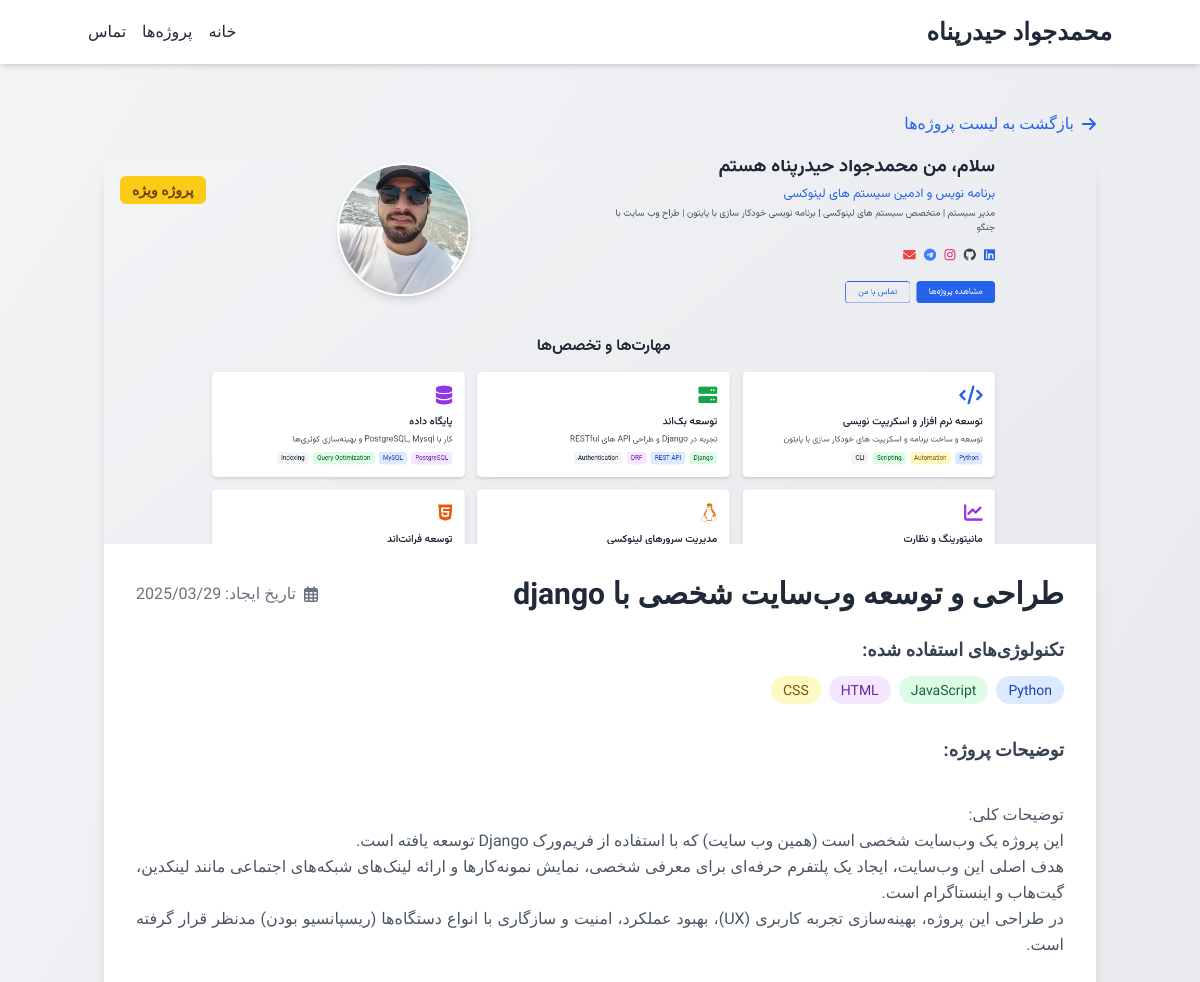
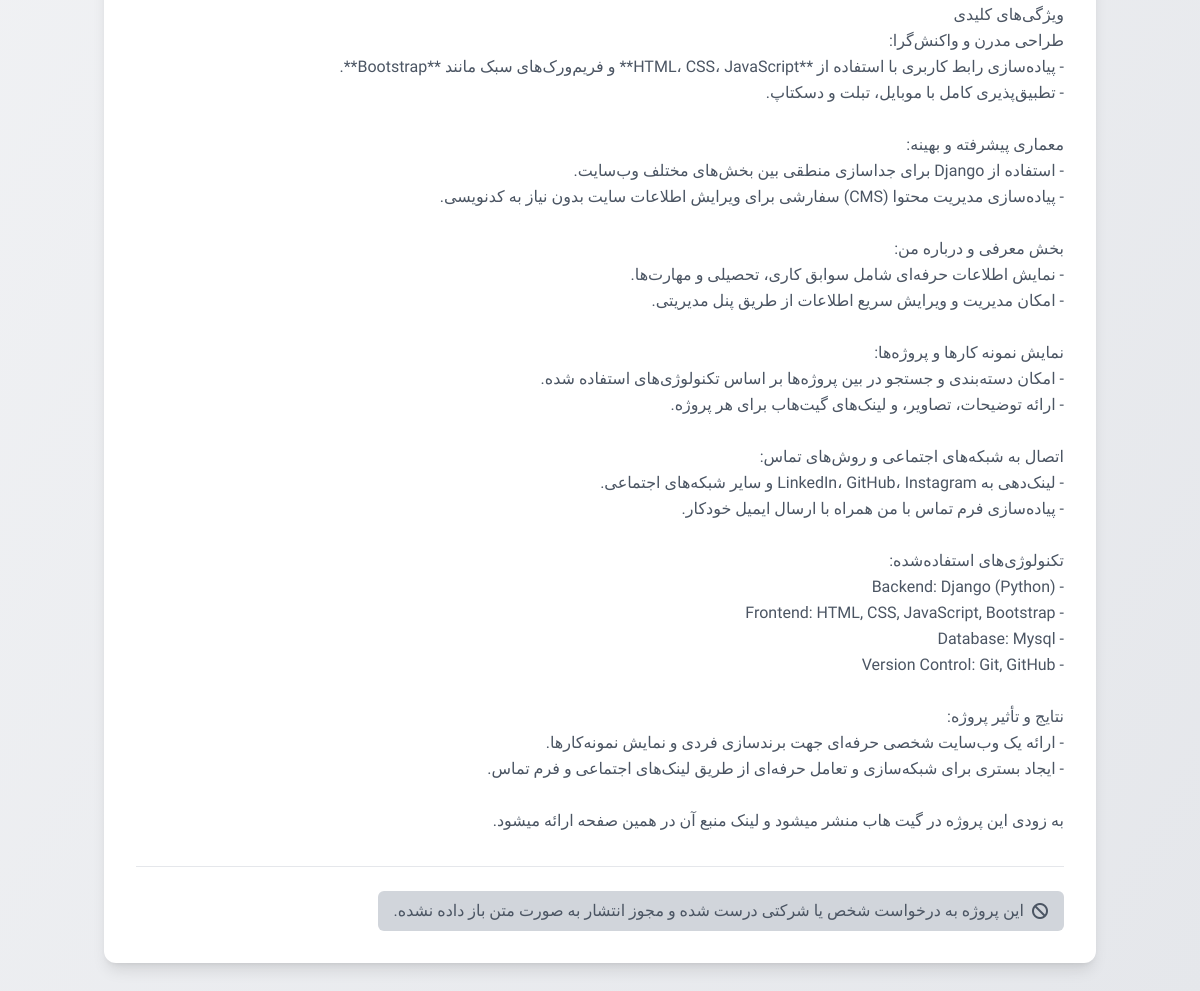
Screenshot of /projects/8/ with the database file from the repository (2 pictures, top to bottom).
### portfolio/models.py (models this page shows)
class Project(models.Model):
    title = models.CharField(max_length=100)
    description = models.TextField()
    full_description = models.TextField(blank=True, null=True)
    image = models.ImageField(upload_to='project_images/')
    url = models.URLField(blank=True)
    github_url = models.URLField(blank=True)
    technologies = models.CharField(max_length=200, blank=True)
    technologies2 = models.CharField(max_length=200, blank=True)
    technologies3 = models.CharField(max_length=200, blank=True)
    technologies4 = models.CharField(max_length=200, blank=True)
    date_created = models.DateField(auto_now_add=True)
    is_featured = models.BooleanField(default=False)

### portfolio/views.py (the view)
# urls.py: path('projects/<int:pk>/', views.project_detail, name='project_detail'),
def project_detail(request, pk):
    project = get_object_or_404(Project, pk=pk)
    return render(request, 'project_detail.html', {'project': project})

### templates/project_detail.html (shortened to what this page needs)
{% extends 'base.html' %}
{% load static %}
{% block content %}
<div class="container mx-auto px-4 py-12">
    <div class="max-w-5xl mx-auto">
        <a href="{% url 'projects' %}" class="inline-flex items-center text-blue-600 hover:text-blue-800 mb-6 transition-colors duration-300">
            <i class="fas fa-arrow-right ml-2"></i>
            <span>بازگشت به لیست پروژه‌ها</span>
        </a>
        <div class="bg-white rounded-xl shadow-lg overflow-hidden">
            <div class="relative h-96 overflow-hidden">
                <img src="{{ project.image.url }}" alt="{{ project.title }}"
                     class="w-full h-full object-cover object-center">
                {% if project.is_featured %}
                <span class="absolute top-4 left-4 bg-yellow-400 text-yellow-900 px-3 py-1 rounded-md text-sm font-bold">
                    پروژه ویژه
                </span>
                {% endif %}
            </div>
            <div class="p-8">
                <div class="flex flex-col md:flex-row md:justify-between md:items-center mb-6">
                    <h1 class="text-3xl font-bold text-gray-800">{{ project.title }}</h1>
                    <div class="flex items-center text-gray-500 mt-2 md:mt-0">
                        <i class="far fa-calendar-alt ml-2"></i>
                        <span>تاریخ ایجاد: {{ project.date_created|date:"Y/m/d" }}</span>
                    </div>
                </div>
                {% if project.technologies or project.technologies2 or project.technologies3 or project.technologies4 %}
                <div class="mb-8">
                    <h3 class="text-lg font-semibold text-gray-700 mb-3">تکنولوژی‌های استفاده شده:</h3>
                    <div class="flex flex-wrap gap-2">
                        {% if project.technologies %}
                            {% for tech in project.technologies.split %}
                            <span class="bg-blue-100 text-blue-800 px-3 py-1 rounded-full text-sm">{{ tech }}</span>
                            {% endfor %}
                        {% endif %}
                        {% if project.technologies2 %}
                            {% for tech in project.technologies2.split %}
                            <span class="bg-green-100 text-green-800 px-3 py-1 rounded-full text-sm">{{ tech }}</span>
                            {% endfor %}
                        {% endif %}
                        {% if project.technologies3 %}
                            {% for tech in project.technologies3.split %}
                            <span class="bg-purple-100 text-purple-800 px-3 py-1 rounded-full text-sm">{{ tech }}</span>
                            {% endfor %}
                        {% endif %}
                        {% if project.technologies4 %}
                            {% for tech in project.technologies4.split %}
                            <span class="bg-yellow-100 text-yellow-800 px-3 py-1 rounded-full text-sm">{{ tech }}</span>
                            {% endfor %}
                        {% endif %}
                    </div>
                </div>
                {% endif %}
                <div class="mb-8">
                    <h3 class="text-lg font-semibold text-gray-700 mb-3">توضیحات پروژه:</h3>
                    <div class="whitespace-pre-line text-gray-600 leading-relaxed text-justify">
                        {{ project.description|linebreaksbr }}
                    </div>
                </div>
                <div class="flex flex-wrap gap-4 pt-6 border-t border-gray-200">
                    {% if project.github_url %}
                    <a href="{{ project.github_url }}" target="_blank"
                       class="bg-gray-800 hover:bg-gray-900 text-white px-4 py-2 rounded-md flex items-center transition-colors duration-300">
                        <i class="fab fa-github ml-2"></i>
                        <span>مشاهده منبع</span>
                    </a>
                {% else %}
                    <span class="bg-gray-300 text-gray-600 px-4 py-2 rounded-md flex items-center cursor-not-allowed">
                        <i class="fas fa-ban ml-2"></i>
                        <span>این پروژه به درخواست شخص یا شرکتی درست شده و مجوز انتشار به صورت متن باز داده نشده.</span>
                    </span>
                {% endif %}
                </div>
            </div>
        </div>
    </div>
</div>
{% endblock %}

### templates/project_detail.html (style rules this page uses)
.whitespace-pre-line { white-space: pre-line; word-wrap: break-word; overflow-wrap: break-word; }

### templates/base.html (style rules this page uses)
* { transition: background-color 0.3s ease, border-color 0.3s ease; }

### rows the page displays
Project: image (picture), title "طراحی و توسعه وب‌سایت شخصی با django", date_created "2025/03/29", split "Python", split "JavaScript", split "HTML", split "CSS", description "توضیحات کلی: این پروژه یک وب‌سایت شخصی است (همین وب سایت) که با استفاده از فریم‌ورک Django توسعه یافته است. هدف اصلی این وب‌سایت، ایجاد یک پلتفرم حرفه‌ای برای معرفی شخصی، نمایش نمونه‌کارها و ارائه لینک‌های شبکه‌های اجتماعی مانند لینکدین، گیت‌هاب و اینستاگرام است. در طراحی این پروژه، بهینه‌سازی تجربه کاربری (UX)، بهبود عملکرد، امنیت و سازگاری با انواع دستگاه‌ها (ریسپانسیو بودن) مدنظر قرار گرفته است. ویژگی‌های کلیدی طراحی مدرن و واکنش‌گرا: - پیاده‌سازی رابط کاربری با استفاده از **HTML، CSS، JavaScript** و فریم‌ورک‌های سبک مانند **Bootstrap**. - تطبیق‌پذیری کامل با موبایل، تبلت و دسکتاپ. معماری پیشرفته و بهینه: - استفاده از Django برای جداسازی منطقی بین بخش‌های مختلف وب‌سایت. - پیاده‌سازی…"
